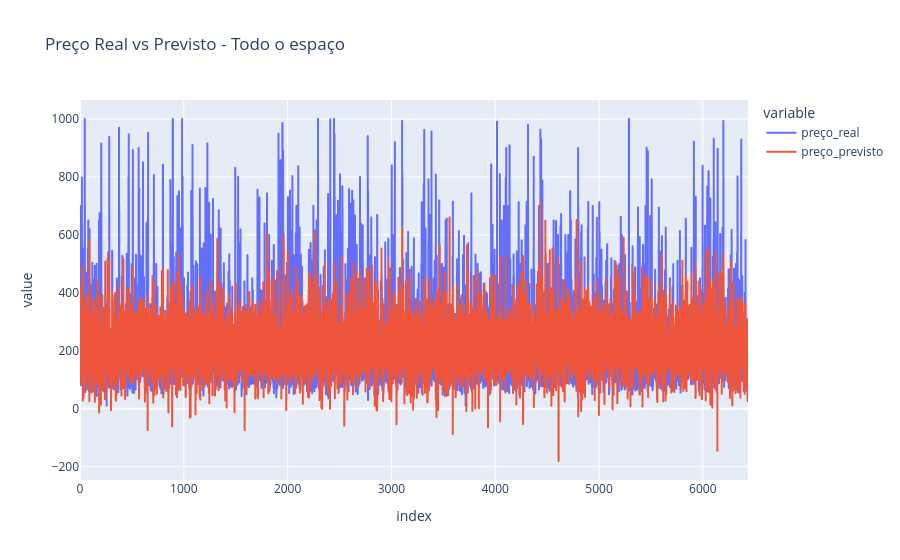

The cell this chart's notebook holds for it:
### Code cell
import pandas as pd
import plotly.express as px

nome_do_grupo = 'Todo o espaço' 

y_real = predicoes_por_quarto['lasso'][nome_do_grupo]['y_test']
y_previsto = predicoes_por_quarto['lasso'][nome_do_grupo]['y_pred']

df_grupo_original = dfs_por_quartos[nome_do_grupo].dropna()
X_grupo = df_grupo_original.drop(columns=['price_cleaned'])
y_grupo = df_grupo_original['price_cleaned'].values

_, X_test_grupo, _, _ = train_test_split(
    X_grupo, y_grupo, test_size=0.2, random_state=RANDOM_SEED
)

df_grupo = pd.DataFrame({
    'id_imovel': X_test_grupo['id'], 
    'preço_real': y_real,            
    'preço_previsto': y_previsto     
})

df_grupo.reset_index(drop=True, inplace=True)
df_grupo['erro'] = (df_grupo['preço_real'] - df_grupo['preço_previsto']).abs() / df_grupo['preço_real']

fig = px.line(df_grupo, y=['preço_real', 'preço_previsto'], 
              title=f"Preço Real vs Previsto - {nome_do_grupo}")
fig.show()

print(f"Exemplos com erro >= 10% para {nome_do_grupo}:")
print(df_grupo[df_grupo['erro'] >= 0.1].head())

### Figure 1 — Plotly figure (JSON) as saved in the notebook; plotly's stock layout.template omitted (floating-point values rounded to 4 significant figures; data arrays with more than 128 entries replaced by an {"elided": "..."} marker saying what was removed)
{"data": [{"hovertemplate": "variable=preço_real<br>index=%{x}<br>value=%{y}<extra></extra>", "legendgroup": "preço_real", "line": {"color": "#636efa", "dash": "solid"}, "marker": {"symbol": "circle"}, "mode": "lines", "name": "preço_real", "showlegend": true, "type": "scattergl", "x": {"elided": "6436 int values"}, "xaxis": "x", "y": {"elided": "6436 float values"}, "yaxis": "y"}, {"hovertemplate": "variable=preço_previsto<br>index=%{x}<br>value=%{y}<extra></extra>", "legendgroup": "preço_previsto", "line": {"color": "#EF553B", "dash": "solid"}, "marker": {"symbol": "circle"}, "mode": "lines", "name": "preço_previsto", "showlegend": true, "type": "scattergl", "x": {"elided": "6436 int values"}, "xaxis": "x", "y": {"elided": "6436 float values"}, "yaxis": "y"}], "layout": {"legend": {"title": {"text": "variable"}, "tracegroupgap": 0}, "title": {"text": "Preço Real vs Previsto - Todo o espaço"}, "xaxis": {"anchor": "y", "domain": [0, 1], "title": {"text": "index"}}, "yaxis": {"anchor": "x", "domain": [0, 1], "title": {"text": "value"}}}}
